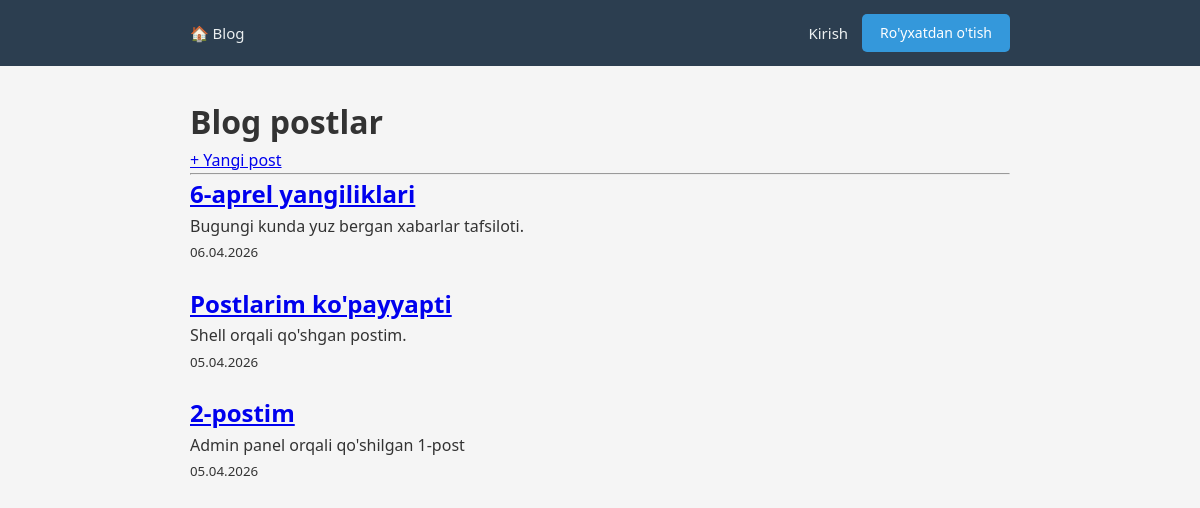
/, run on an earlier commit of the app's database.
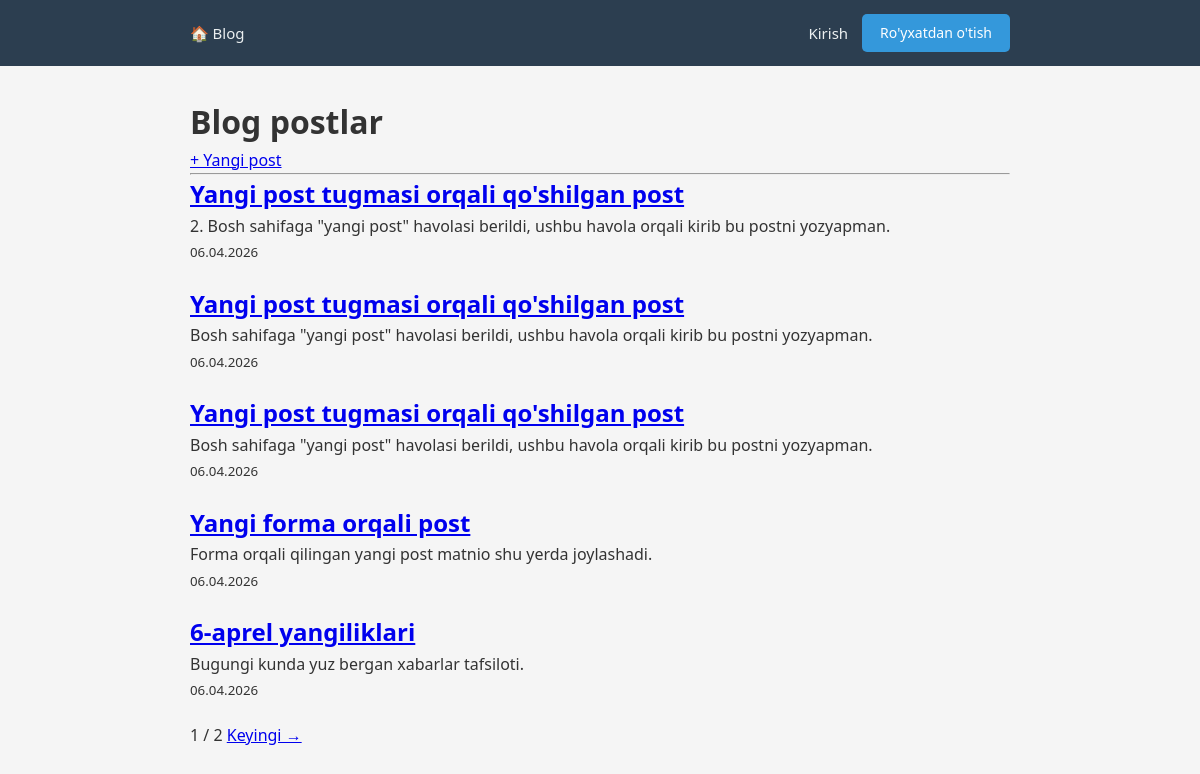
And on a later commit of the database.
### posts/models.py (models this page shows, shortened)
class Post(models.Model):
    title      = models.CharField(max_length=200)
    slug       = models.SlugField(max_length=200, unique=True, blank=True)
    content    = models.TextField()
    image      = models.ImageField(upload_to='post_images/', blank=True, null=True)
    created_at = models.DateTimeField(auto_now_add=True)
    updated_at = models.DateTimeField(auto_now=True)
    published  = models.BooleanField(default=False)
    class Meta:
        ordering = ['-created_at']

### posts/views.py (the view)
class PostListView(ListView):
    model               = Post
    template_name       = 'posts/bosh.html'
    context_object_name = 'postlar'
    paginate_by         = 5
    def get_queryset(self):
        queryset = Post.objects.filter(published=True)
        q = self.request.GET.get('q')
        if q:
            queryset = queryset.filter(
                Q(title__icontains=q) |
                Q(content__icontains=q)
            )
        return queryset
    def get_context_data(self, **kwargs):
        context = super().get_context_data(**kwargs)
        context['jami_postlar'] = Post.objects.filter(published=True).count()
        context['qidiruv'] = self.request.GET.get('q', '')
        return context

### templates/posts/bosh.html (shortened to what this page needs)
{% extends 'base.html' %}
{% block content %}
<h1>Blog postlar</h1>
<a href="{% url 'post_create' %}">+ Yangi post</a>
<hr>
{% for post in postlar %}
    <div style="margin-bottom: 20px;">
        <h2>
            <a href="{% url 'post_detail' post.pk %}">{{ post.title }}</a>
        </h2>
        <p>{{ post.content|truncatechars:120 }}</p>
        <small>{{ post.created_at|date:"d.m.Y" }}</small>
    </div>
{% empty %}
    <p>Hozircha postlar yo'q.</p>
{% endfor %}
{% if is_paginated %}
    <div style="margin-top: 20px;">
        <span>
            {{ page_obj.number }} / {{ page_obj.paginator.num_pages }}
        </span>
        {% if page_obj.has_next %}
            <a href="?page={{ page_obj.next_page_number }}">Keyingi →</a>
        {% endif %}
    </div>
{% endif %}
{% endblock %}

### templates/base.html (shortened to what this page needs)
{% load static %}
<!DOCTYPE html>
<html lang="uz">
<head>
    <link rel="stylesheet" href="{% static 'css/style.css' %}">
</head>
<body>
<nav>
    <div class="container">
        <a href="{% url 'bosh' %}">🏠 Blog</a>
        <div class="nav-right">
            {% if request.user.is_authenticated %}
                <a href="{% url 'post_create' %}" class="btn btn-primary">
                    + Yangi post
                </a>
                <span style="color:#ecf0f1">
                    👤 {{ request.user.username }}
                </span>
                <form method="post" action="{% url 'logout' %}"
                      style="display:inline">
                    {% csrf_token %}
                    <button type="submit" class="btn"
                            style="color:#ecf0f1;background:none">
                        Chiqish
                    </button>
                </form>
            {% else %}
                <a href="{% url 'login' %}" style="color:#ecf0f1">Kirish</a>
                <a href="{% url 'register' %}" class="btn btn-primary">
                    Ro'yxatdan o'tish
                </a>
            {% endif %}
        </div>
    </div>
</nav>
<div class="container">
    {% block content %}{% endblock %}
</div>
</body>
</html>

### static/css/style.css (style rules this page uses)
* { margin: 0; padding: 0; box-sizing: border-box; }
body { font-family: 'Segoe UI', sans-serif; background: #f5f5f5; color: #333; line-height: 1.6; }
.container { max-width: 860px; margin: 0 auto; padding: 0 20px; }
nav { background: #2c3e50; padding: 14px 0; margin-bottom: 30px; }
nav .container { display: flex; align-items: center; gap: 20px; }
nav a { color: #ecf0f1; text-decoration: none; font-size: 15px; }
.nav-right { margin-left: auto; display: flex; align-items: center; gap: 14px; }
.btn { display: inline-block; padding: 8px 18px; border-radius: 5px; text-decoration: none; font-size: 14px; cursor: pointer; border: none; }
.btn-primary { background: #3498db; color: white; }

What changed in the data, as far as the page shows it:
no longer on this page (row unchanged): Post: title "Postlarim ko'payyapti", content "Shell orqali qo'shgan postim.", created_at "05.04.2026"
no longer on this page (row unchanged): Post: title "2-postim", content "Admin panel orqali qo'shilgan 1-post", created_at "05.04.2026"
added Post: title "Yangi post tugmasi orqali qo'shilgan post", content "2. Bosh sahifaga \"yangi post\" havolasi berildi, ushbu havola orqali kirib bu postni yozyapman.", created_at "06.04.2026"
added Post: title "Yangi post tugmasi orqali qo'shilgan post", content "Bosh sahifaga \"yangi post\" havolasi berildi, ushbu havola orqali kirib bu postni yozyapman.", created_at "06.04.2026"
added Post: title "Yangi post tugmasi orqali qo'shilgan post", content "Bosh sahifaga \"yangi post\" havolasi berildi, ushbu havola orqali kirib bu postni yozyapman.", created_at "06.04.2026"
added Post: title "Yangi forma orqali post", content "Forma orqali qilingan yangi post matnio shu yerda joylashadi.", created_at "06.04.2026"
Also different on the page:
{{ page_obj.number }}: (not shown) → "1"
{{ page_obj.paginator.num_pages }}: (not shown) → "2"
text now shown: "/ Keyingi →"
